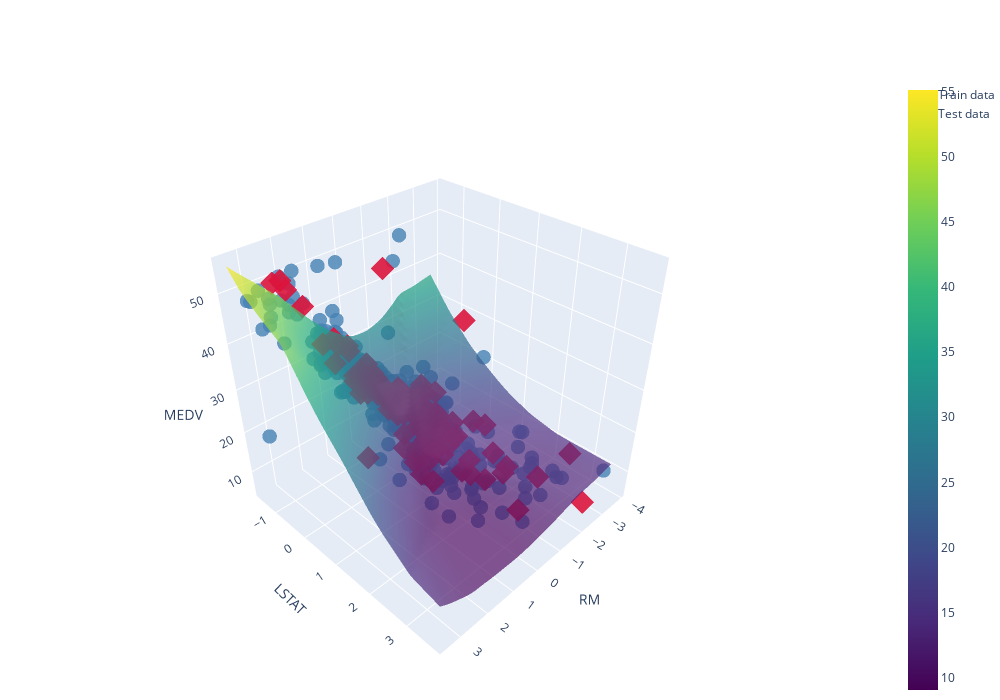

Source (notebook cell):
### Code cell
rm = np.linspace(X_train_2d['RM'].min(), X_train_2d['RM'].max(), 50)
ls = np.linspace(X_train_2d['LSTAT'].min(), X_train_2d['LSTAT'].max(), 50)
RM_grid, LS_grid = np.meshgrid(rm, ls)
grid = pd.DataFrame({'RM': RM_grid.ravel(), 'LSTAT': LS_grid.ravel()})
Z = mlp.predict(grid).reshape(RM_grid.shape)


fig = go.Figure()

fig.add_trace(go.Scatter3d(
    x=X_train_2d['RM'], y=X_train_2d['LSTAT'], z=y_train,
    mode='markers', marker=dict(size=5, color='steelblue', opacity=0.8),
    name='Train data'
))

fig.add_trace(go.Scatter3d(
    x=X_test_2d['RM'], y=X_test_2d['LSTAT'], z=y_test,
    mode='markers', marker=dict(size=6, color='crimson', symbol='diamond', opacity=0.9),
    name='Test data'
))

fig.add_trace(go.Surface(
    x=RM_grid, y=LS_grid, z=Z,
    colorscale='Viridis', opacity=0.7, name='MLP Surface',
    showscale=True
))

fig.update_layout(
    scene=dict(
        xaxis_title='RM',
        yaxis_title='LSTAT',
        zaxis_title='MEDV',
        camera=dict(eye=dict(x=1.5, y=1.5, z=1.5))
    ),
    width=1000, height=700,
    margin=dict(l=0, r=0, b=0, t=80)
)

fig.show()

### Figure 1 — Plotly figure (JSON) as saved in the notebook; plotly's stock layout.template omitted (floating-point values rounded to 4 significant figures; data arrays with more than 128 entries replaced by an {"elided": "..."} marker saying what was removed)
{"data": [{"marker": {"color": "steelblue", "opacity": 0.8, "size": 5}, "mode": "markers", "name": "Train data", "type": "scatter3d", "x": {"elided": "404 float values"}, "y": {"elided": "404 float values"}, "z": {"elided": "404 float values"}}, {"marker": {"color": "crimson", "opacity": 0.9, "size": 6, "symbol": "diamond"}, "mode": "markers", "name": "Test data", "type": "scatter3d", "x": [0.1413, 0.6239, -0.4698, -0.3541, -0.02666, -0.05206, -0.5672, -0.2002, -0.1226, -0.4077, -0.515, -0.4402, -2.536, -0.1184, -0.8579, 0.9372, -0.6166, -2.026, 2.2, -0.1847, -0.1071, 0.2344, -0.8509, 0.3911, -0.4373, -1.254, -0.6236, 0.5816, -0.5023, -0.7365, -1.05, 0.1554, 1.407, -1.346, -0.4416, -0.8565, 1.227, -0.6307, -0.3555, -0.1, -1.307, 0.7524, 2.425, -1.019, 0.1427, -0.8509, -0.8678, 0.1427, -0.2101, 0.3657, -0.4331, 0.9203, -0.2454, 0.6564, 1.629, -0.005491, -0.1367, 0.7693, 0.1032, -1.003, 0.6296, 1.317, 0.3332, -1.214, 0.3713, -1.372, 0.2189, -0.0196, 0.3939, -0.4797, -0.7478, 0.6127, -0.6519, -0.5361, -0.2482, -1.218, -0.2101, 2.169, 0.3233, -1.273, -0.6081, -0.9863, -0.6208, -1.806, -0.4134, 0.5788, 0.5435, 0.1399, -0.148, 0.1949, -0.4176, -1.428, 0.01427, -0.5898, -3.888, 0.07919, -0.141, -2.382, 0.2048, 0.4814, -0.4246, -0.04218], "y": [-0.4945, -1.287, 0.8037, -1.001, 0.6887, -0.07327, 0.841, 1.679, 0.05612, 0.266, 0.7821, 0.6642, 3.522, -0.02007, -0.1063, 0.0, 0.7332, 2.608, -1.367, 0.8123, 0.0, -0.7604, 1.455, 0.0, 0.463, 0.8137, 0.0, 0.8957, 0.6887, 0.2329, 0.3178, -0.759, 0.1381, -0.3292, 1.271, 0.4759, -1.215, -0.3852, 0.3134, 0.0, 1.245, -0.7116, -1.38, 0.08774, -0.5275, 0.6657, 0.8439, -0.828, 0.5478, -1.078, 0.1136, -1.134, 0.8971, -0.6914, -1.34, -0.2731, 0.5909, -1.315, -0.4111, 0.8597, -0.4283, -1.103, -1.254, -0.1135, -1.005, 1.525, 0.6671, -0.828, -1.173, 0.9388, 0.2401, -0.6814, 1.626, -0.9933, -0.3177, 2.604, -0.02151, -1.246, 1.236, 1.652, -0.5304, 2.001, -0.4643, 1.898, -0.1092, -0.6368, 0.5665, -0.9143, -0.9013, 0.3034, -0.3407, 2.036, -0.03158, 0.02737, -0.7705, -0.1955, -0.424, 3.147, 0.8008, 1.257, 0.05468, -0.5089], "z": [23.6, 32.4, 13.6, 22.8, 16.1, 20.0, 17.8, 14.0, 19.6, 16.8, 21.5, 18.9, 7.0, 21.2, 18.5, 29.8, 18.8, 10.2, 50.0, 14.1, 25.2, 29.1, 12.7, 22.4, 14.2, 13.8, 20.3, 14.9, 21.7, 18.3, 23.1, 23.8, 15.0, 20.8, 19.1, 19.4, 34.7, 19.5, 24.4, 23.4, 19.7, 28.2, 50.0, 17.4, 22.6, 15.1, 13.1, 24.2, 19.9, 24.0, 18.9, 35.4, 15.2, 26.5, 43.5, 21.2, 18.4, 28.5, 23.9, 18.5, 25.0, 35.4, 31.5, 20.2, 24.1, 20.0, 13.1, 24.8, 30.8, 12.7, 20.0, 23.7, 10.8, 20.6, 20.8, 5.0, 20.1, 48.5, 10.9, 7.0, 20.9, 17.2, 20.9, 9.7, 19.4, 29.0, 16.4, 25.0, 25.0, 17.1, 23.2, 10.4, 19.6, 17.2, 27.5, 23.0, 50.0, 17.9, 9.6, 17.2, 22.5, 21.4]}, {"colorscale": [[0, "#440154"], [0.1111, "#482878"], [0.2222, "#3e4989"], [0.3333, "#31688e"], [0.4444, "#26828e"], [0.5556, "#1f9e89"], [0.6667, "#35b779"], [0.7778, "#6ece58"], [0.8889, "#b5de2b"], [1, "#fde725"]], "name": "MLP Surface", "opacity": 0.7, "showscale": true, "type": "surface", "x": {"elided": "50x50 float values"}, "y": {"elided": "50x50 float values"}, "z": {"elided": "50x50 float values"}}], "layout": {"height": 700, "margin": {"b": 0, "l": 0, "r": 0, "t": 80}, "scene": {"camera": {"eye": {"x": 1.5, "y": 1.5, "z": 1.5}}, "xaxis": {"title": {"text": "RM"}}, "yaxis": {"title": {"text": "LSTAT"}}, "zaxis": {"title": {"text": "MEDV"}}}, "width": 1000}}
